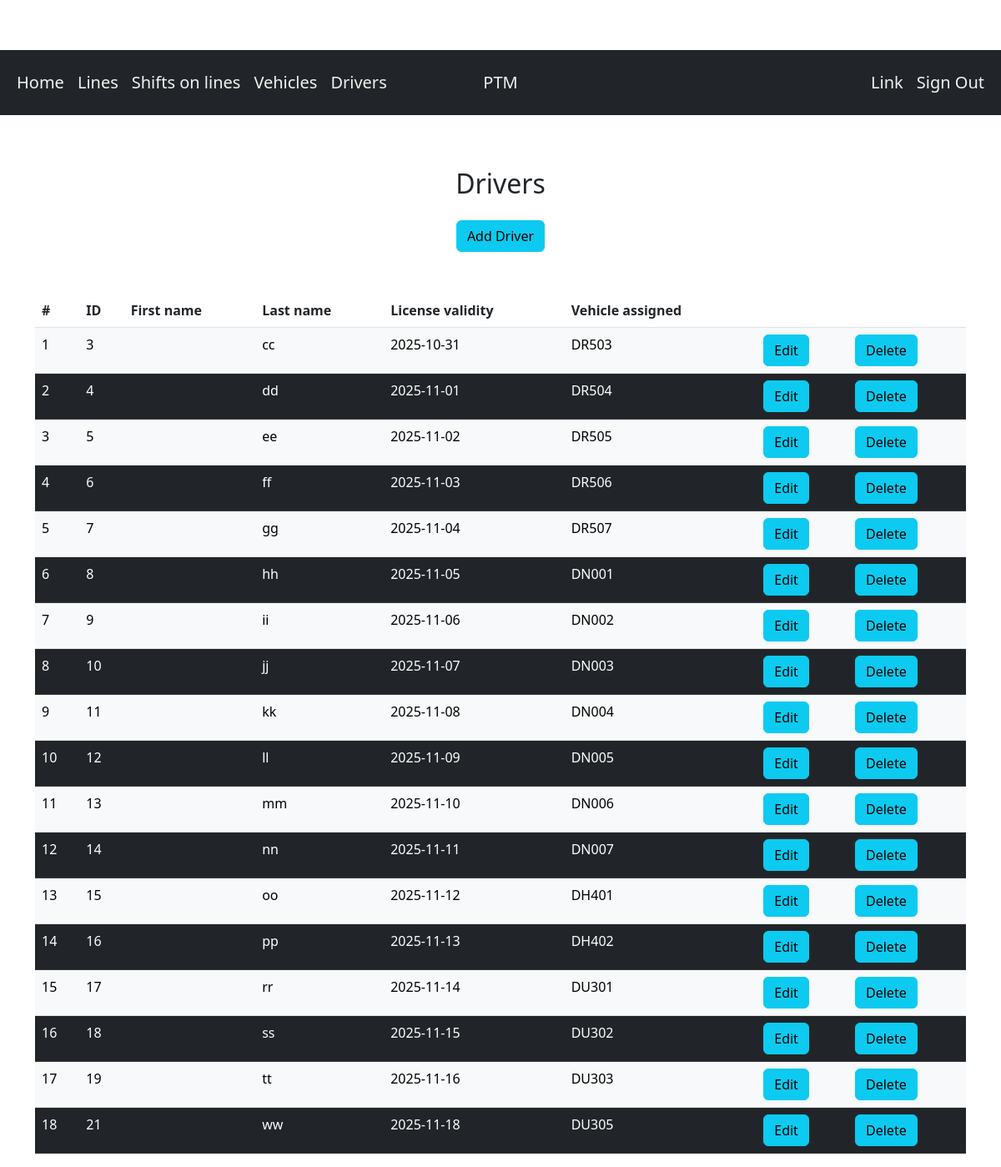
The app's page /drivers/ (signed in) with its own data.
### management_app/models.py (models this page shows, shortened)
class Driver(models.Model):
    employee = models.OneToOneField(Employee, on_delete=models.CASCADE)
    license_validity = models.DateField()
    vehicle_assigned = models.ForeignKey(Vehicle, on_delete=models.CASCADE, blank=True, null=True)

class Employee(models.Model):
    user = models.OneToOneField(User, on_delete=models.CASCADE, null=True)
    group = models.ForeignKey(Group, on_delete=models.CASCADE, null=True)
    date_of_birth = models.DateField()
    position = models.CharField(max_length=30)
    CONTRACT = [
        ('FT', 'Full-time'),
        ('PT', 'Part-time'),
        ('FR', 'Freelancer'),
    ]
    contract = models.CharField(max_length=2, choices=CONTRACT)
    contract_start = models.DateField()
    contract_end = models.DateField(default="9999-12-31")

class Vehicle(models.Model):
    side_number = models.CharField(max_length=10, unique=True)
    model = models.ForeignKey(VehicleModel, on_delete=models.CASCADE)
    plate = models.CharField(max_length=10, unique=True)
    production_date = models.DateField()
    last_review = models.DateField()
    next_review = models.DateField()
    class Meta:
        ordering = [
            Cast("side_number", output_field=models.IntegerField()),
        ]

### management_app/views.py (the view)
# urls.py: path('drivers/', views.DriversView.as_view(), name='drivers'),
class DriversView(LoginRequiredMixin, View):
    def get(self, request):
        drivers = Driver.objects.all()
        return render(request, 'drivers.html', {'drivers': drivers})

### templates/drivers.html
{% extends 'index.html' %}
{% block content %}
    <br><br><br><br>
<div class="main-center" style="font-size: 200%">
    Drivers
</div>
<div class="main-center" style="margin-top: 20px">
    <a class="btn btn-info" href="{% url 'add_driver' %}">Add Driver</a>
</div>
<div class="main-center" style="margin-top: 50px">
    <table class="table">
        <tr>
            <th>#</th>
            <th>ID</th>
            <th>First name</th>
            <th>Last name</th>
            <th>License validity</th>
            <th>Vehicle assigned</th>
            <th></th>
            <th></th>
        </tr>
        {% for driver in drivers %}
        <tr class="{% cycle 'table-light' 'table-dark' %}">
            <td>{{ forloop.counter }}</td>
            <td>{{ driver.employee.user.pk }}</td>
            <td>{{ driver.employee.user.first_name }}</td>
            <td>{{ driver.employee.user.last_name }}</td>
            <td>{{ driver.license_validity|date:'Y-m-d' }}</td>
            <td>{{ driver.vehicle_assigned.side_number }}</td>
            <td><a class="btn btn-info" href="/driver/{{ driver.pk }}/edit/">Edit</a></td>
            <td><a class="btn btn-info" href="/driver/{{ driver.pk }}/delete/">Delete</a></td>
        </tr>
        {% endfor %}
    </table>
</div>
{% endblock %}

### management_app/static/my_nav.css (style rules this page uses)
.main-center { margin-top: 100px; display: flex; justify-content: center; }

### records on screen
Driver: employee.user.pk "3", employee.user.last_name "cc", license_validity "2025-10-31", vehicle_assigned.side_number "DR503"
Driver: employee.user.pk "4", employee.user.last_name "dd", license_validity "2025-11-01", vehicle_assigned.side_number "DR504"
Driver: employee.user.pk "5", employee.user.last_name "ee", license_validity "2025-11-02", vehicle_assigned.side_number "DR505"
Driver: employee.user.pk "6", employee.user.last_name "ff", license_validity "2025-11-03", vehicle_assigned.side_number "DR506"
Driver: employee.user.pk "7", employee.user.last_name "gg", license_validity "2025-11-04", vehicle_assigned.side_number "DR507"
Driver: employee.user.pk "8", employee.user.last_name "hh", license_validity "2025-11-05", vehicle_assigned.side_number "DN001"
Driver: employee.user.pk "9", employee.user.last_name "ii", license_validity "2025-11-06", vehicle_assigned.side_number "DN002"
Driver: employee.user.pk "10", employee.user.last_name "jj", license_validity "2025-11-07", vehicle_assigned.side_number "DN003"
Driver: employee.user.pk "11", employee.user.last_name "kk", license_validity "2025-11-08", vehicle_assigned.side_number "DN004"
Driver: employee.user.pk "12", employee.user.last_name "ll", license_validity "2025-11-09", vehicle_assigned.side_number "DN005"
Driver: employee.user.pk "13", employee.user.last_name "mm", license_validity "2025-11-10", vehicle_assigned.side_number "DN006"
Driver: employee.user.pk "14", employee.user.last_name "nn", license_validity "2025-11-11", vehicle_assigned.side_number "DN007"
Driver: employee.user.pk "15", employee.user.last_name "oo", license_validity "2025-11-12", vehicle_assigned.side_number "DH401"
Driver: employee.user.pk "16", employee.user.last_name "pp", license_validity "2025-11-13", vehicle_assigned.side_number "DH402"
Driver: employee.user.pk "17", employee.user.last_name "rr", license_validity "2025-11-14", vehicle_assigned.side_number "DU301"
Driver: employee.user.pk "18", employee.user.last_name "ss", license_validity "2025-11-15", vehicle_assigned.side_number "DU302"
Driver: employee.user.pk "19", employee.user.last_name "tt", license_validity "2025-11-16", vehicle_assigned.side_number "DU303"
Driver: employee.user.pk "21", employee.user.last_name "ww", license_validity "2025-11-18", vehicle_assigned.side_number "DU305"
